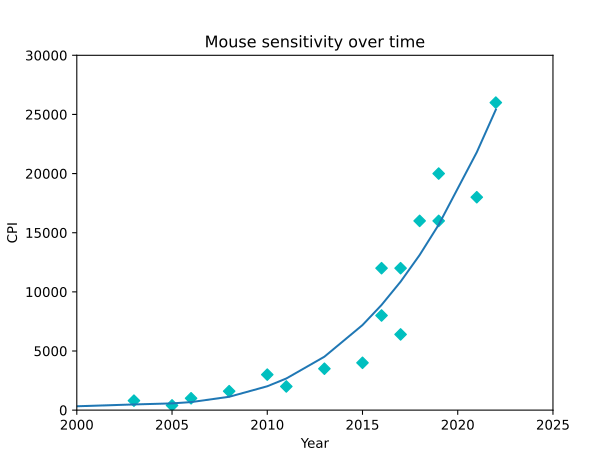

Generate this figure with Python:
import matplotlib.pyplot as plt 
import numpy as np
import csv 
  
x = [] 
y = [] 
  
with open('sensor.csv','r') as cf: 
    data = csv.reader(cf, delimiter = ',') 

      
    for row in data: 
        if row[0] == 'name':
            continue
        x.append(int(row[1])) 
        y.append(int(row[2])) 
  
plt.scatter(x, y, color = 'c', label="Sensors", marker="D") 
plt.xlabel('Year') 
plt.ylabel('CPI') 
plt.xlim(2000,2025)
plt.ylim(0,30000)
plt.title('Mouse sensitivity over time') 
plt.plot(np.unique(x), np.poly1d(np.polyfit(x, y, 3))(np.unique(x)), label="pug")
plt.savefig("sensor.svg", format="svg")
